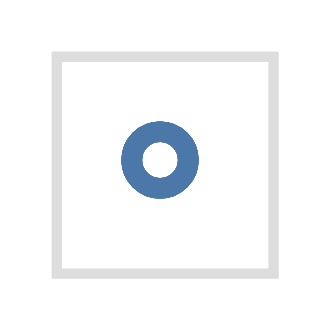

Source (Vega-Lite JSON):
### Vega specification from a JSON file in a GitHub repository (floating-point values rounded to 4 significant figures)
{"$schema": "https://vega.github.io/schema/vega/v3.json", "autosize": "pad", "padding": 5, "width": 21, "height": 21, "style": "cell", "data": [{"name": "source_0", "values": [{"a": "C", "b": 2}, {"a": "C", "b": 7}, {"a": "C", "b": 4}, {"a": "D", "b": 1}, {"a": "D", "b": 2}, {"a": "D", "b": 6}, {"a": "E", "b": 8}, {"a": "E", "b": 4}, {"a": "E", "b": 7}]}], "marks": [{"name": "marks", "type": "symbol", "style": ["point"], "from": {"data": "source_0"}, "encode": {"update": {"opacity": {"value": 0.7}, "fill": {"value": "transparent"}, "stroke": {"value": "#4c78a8"}, "x": {"signal": "width", "mult": 0.5}, "y": {"signal": "height", "mult": 0.5}}}}], "config": {"axisY": {"minExtent": 30}}}
